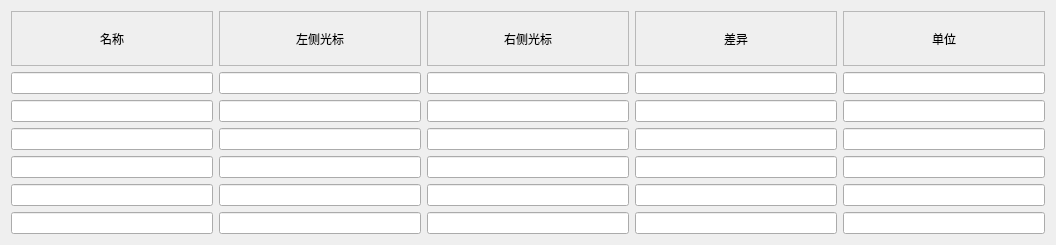
       <widget class="QWidget" name="scrollAreaWidgetContents_3">
        <property name="geometry">
         <rect>
          <x>0</x>
          <y>0</y>
          <width>1056</width>
          <height>245</height>
         </rect>
        </property>
        <layout class="QGridLayout" name="gridLayout">
         <item row="0" column="0">
          <widget class="QLabel" name="label_59">
           <property name="styleSheet">
            <string notr="true"/>
           </property>
           <property name="frameShape">
            <enum>QFrame::StyledPanel</enum>
           </property>
           <property name="text">
            <string>名称</string>
           </property>
           <property name="alignment">
            <set>Qt::AlignCenter</set>
           </property>
          </widget>
         </item>
         <item row="0" column="1">
          <widget class="QLabel" name="label_55">
           <property name="styleSheet">
            <string notr="true"/>
           </property>
           <property name="frameShape">
            <enum>QFrame::StyledPanel</enum>
           </property>
           <property name="text">
            <string>左侧光标</string>
           </property>
           <property name="alignment">
            <set>Qt::AlignCenter</set>
           </property>
          </widget>
         </item>
         <item row="0" column="2">
          <widget class="QLabel" name="label_57">
           <property name="styleSheet">
            <string notr="true"/>
           </property>
           <property name="frameShape">
            <enum>QFrame::StyledPanel</enum>
           </property>
           <property name="text">
            <string>右侧光标</string>
           </property>
           <property name="alignment">
            <set>Qt::AlignCenter</set>
           </property>
          </widget>
         </item>
         <item row="0" column="3">
          <widget class="QLabel" name="label_58">
           <property name="styleSheet">
            <string notr="true"/>
           </property>
           <property name="frameShape">
            <enum>QFrame::StyledPanel</enum>
           </property>
           <property name="text">
            <string>差异</string>
           </property>
           <property name="alignment">
            <set>Qt::AlignCenter</set>
           </property>
          </widget>
         </item>
         <item row="0" column="4">
          <widget class="QLabel" name="label_54">
           <property name="styleSheet">
            <string notr="true"/>
           </property>
           <property name="frameShape">
            <enum>QFrame::StyledPanel</enum>
           </property>
           <property name="text">
            <string>单位</string>
           </property>
           <property name="alignment">
            <set>Qt::AlignCenter</set>
           </property>
          </widget>
         </item>
         <item row="1" column="0">
          <widget class="QLineEdit" name="lineEdit_80"/>
         </item>
         <item row="1" column="1">
          <widget class="QLineEdit" name="lineEdit_83"/>
         </item>
         <item row="1" column="2">
          <widget class="QLineEdit" name="lineEdit_81"/>
         </item>
         <item row="1" column="3">
          <widget class="QLineEdit" name="lineEdit_82"/>
         </item>
         <item row="1" column="4">
          <widget class="QLineEdit" name="lineEdit_85"/>
         </item>
         <item row="2" column="0">
          <widget class="QLineEdit" name="lineEdit_87"/>
         </item>
         <item row="2" column="1">
          <widget class="QLineEdit" name="lineEdit_91"/>
         </item>
         <item row="2" column="2">
          <widget class="QLineEdit" name="lineEdit_88"/>
         </item>
         <item row="2" column="3">
          <widget class="QLineEdit" name="lineEdit_89"/>
         </item>
         <item row="2" column="4">
          <widget class="QLineEdit" name="lineEdit_93"/>
         </item>
         <item row="3" column="0">
          <widget class="QLineEdit" name="lineEdit_95"/>
         </item>
         <item row="3" column="1">
          <widget class="QLineEdit" name="lineEdit_99"/>
         </item>
         <item row="3" column="2">
          <widget class="QLineEdit" name="lineEdit_96"/>
         </item>
         <item row="3" column="3">
          <widget class="QLineEdit" name="lineEdit_97"/>
         </item>
         <item row="3" column="4">
          <widget class="QLineEdit" name="lineEdit_101"/>
         </item>
         <item row="4" column="0">
          <widget class="QLineEdit" name="lineEdit_103"/>
         </item>
         <item row="4" column="1">
          <widget class="QLineEdit" name="lineEdit_107"/>
         </item>
         <item row="4" column="2">
          <widget class="QLineEdit" name="lineEdit_104"/>
         </item>
         <item row="4" column="3">
          <widget class="QLineEdit" name="lineEdit_105"/>
         </item>
         <item row="4" column="4">
          <widget class="QLineEdit" name="lineEdit_109"/>
         </item>
         <item row="5" column="0">
          <widget class="QLineEdit" name="lineEdit_111"/>
         </item>
         <item row="5" column="1">
          <widget class="QLineEdit" name="lineEdit_115"/>
         </item>
         <item row="5" column="2">
          <widget class="QLineEdit" name="lineEdit_112"/>
         </item>
         <item row="5" column="3">
          <widget class="QLineEdit" name="lineEdit_113"/>
         </item>
         <item row="5" column="4">
          <widget class="QLineEdit" name="lineEdit_117"/>
         </item>
         <item row="6" column="0">
          <widget class="QLineEdit" name="lineEdit_119"/>
         </item>
         <item row="6" column="1">
          <widget class="QLineEdit" name="lineEdit_123"/>
         </item>
         <item row="6" column="2">
          <widget class="QLineEdit" name="lineEdit_120"/>
         </item>
         <item row="6" column="3">
          <widget class="QLineEdit" name="lineEdit_121"/>
         </item>
         <item row="6" column="4">
          <widget class="QLineEdit" name="lineEdit_125"/>
         </item>
        </layout>
       </widget>
